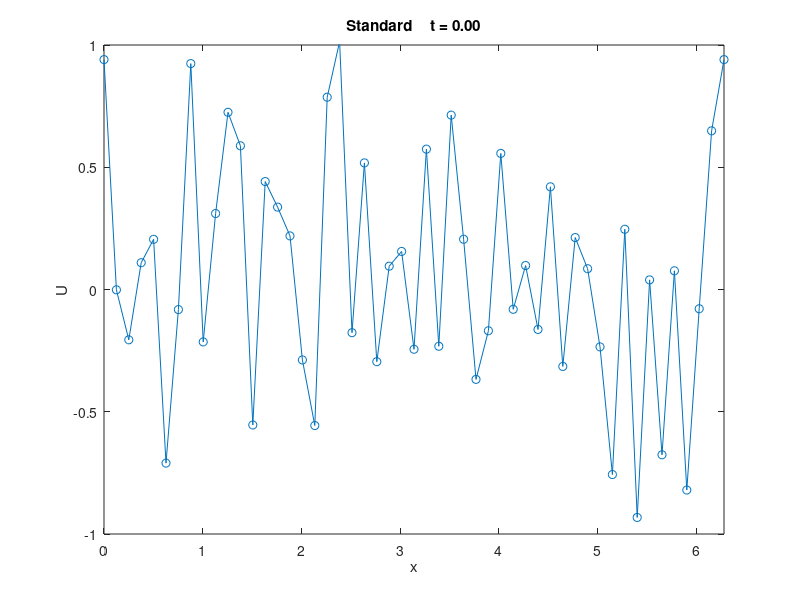
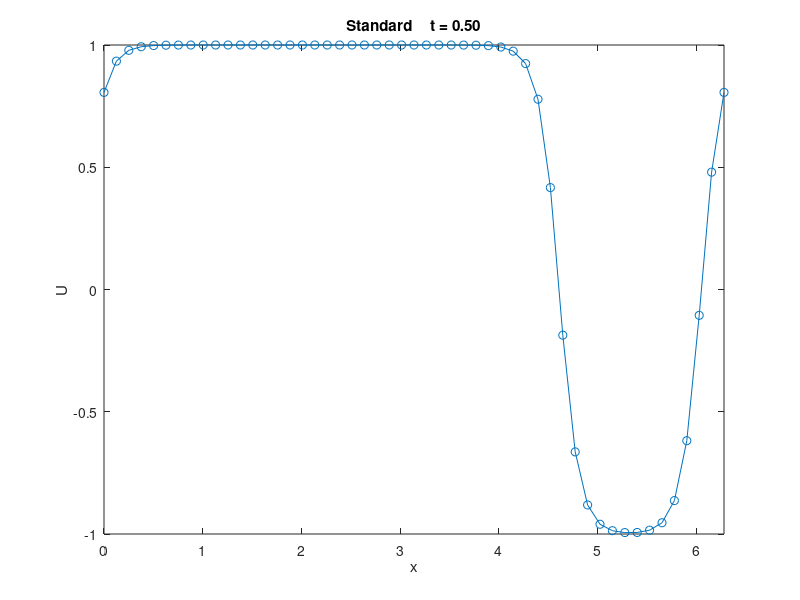

MATLAB code for these plots, in order: (Note: this script raises an error after producing the figures.)
% Heat Equation with periodic boundary conditions.
clf;
clc;
clear all;

%addpath('./mole_MATLAB/')

%Settings %%%%
N = 50; % number of grid points

explicit = 1;
plots = true;
plot_frequency = 20 * N;
skip_standard = false;
allen_cahn = true;

% Shared problem parameters

% Heat Equation
coeff=(1/.15).^2;  %Coefficient needed for Allen-Cahn PDE.
alpha = 1.0; % thermal diffusivity.

% X Domain
a = 0;
b = 2*pi;
dx = (b-a)/N;

% Time Domain
t0 = 0;
tf = 0.5;
dt = dx^2/(4*alpha); % Von Neumann Stability Criterion

% Implicit "Standard" Finite Differences Approach

% X discretization
dx = (b-a)/N;
x = [0:dx:(b-dx)]'; % solution domain is u(0) to u(N) {u(x(0)) = u(x(N+1))}
x_display = [x; b];

% Time discretization
t = t0;

timesteps = 0;

% Initial Condition
if (allen_cahn)
  u0=1.2*(rand(size(x))-1*rand(size(x)));
else
  u0 = sin(3.14 * x);
end

u_display = [u0; u0(1)];
u = u0;
unew = u0;

% Finite Difference Operator Matrix
v = alpha*dt/dx^2;
a0 = v*ones(N, 1);
a1 = -2*v*ones(N, 1);
A = spdiags([a0 a1 a0], [-1 0 1], N, N);
A(1, N) = v;
A(N, 1) = v;

if (explicit)
  FD = speye(size(A)) + A;
else
  FD = speye(size(A)) - A;
end

figures_so_far = 1;

if (skip_standard == 0)

% Integrate
while (t < tf)
    % update U
    if (explicit)
      unew = FD * u;
    else
      unew = FD \ u;
    end

    if (allen_cahn)
      unew = unew - coeff*dt*(u.^3-u);
    end

    % timestep
    timesteps = timesteps+1;
    t = timesteps*dt;

    % Make a plot every few timesteps and on the last timestep.
    if (plots && (mod(timesteps-1, plot_frequency) == 0 || t >= tf))
      u_display = [u; u(1)];
      figure(figures_so_far);
      figures_so_far = figures_so_far + 1;
      plot(x_display, u_display, 'o-');
      str = sprintf('Standard \t t = %.2f', t);
      title(str)
      xlabel('x')
      ylabel('U')
      xlim([a b]);
      ylim([-1 1]);
    end

    u = unew;
end
end


% Implicit Mimetic Finite Differences Approach

% X discretization
x = [a (a+dx/2):dx:(b-dx/2)]';
x_display = [x; b];

% Time discretization
t = t0;
timesteps = 0;

% Initial Condition
if (allen_cahn)
  u0=1.2*(rand(size(x))-1*rand(size(x)));
else
  u0 = sin(3.14 * x);
end
u_display = [u0; u0(1)];
u = u0;
unew = u0;

% Mimetic Operator Matrix
order = 2;

% Instead of using MOLE's lap(), construct laplacian from div and grad ourselves.
% This lets us impose boundary conditions on D and G as needed.
D = div(order, N, dx); % 1D Mimetic divergence operator
G = grad(order, N, dx);

% Periodic BC imposed on the divergence operator
D(1,2) = 1/(2*dx);
D(1,end-1) = -1/(2*dx);
D(end,2) = 1/(2*dx);
D(end,end-1) = -1/(2*dx);

% Periodic BC imposed on the gradient operator
temp = G(end, :);
G(end,:) = G(end,:) - G(1,:);
G(1,:) = G(1,:) - temp;

% Apply the rule that U(1) == U(end), and drop last row/column.
L = D*G;
L(:, 1) = L(:, 1) + L(:, end);
L = L(1:end-1,1:end-1);

if (explicit)
  MFD = speye(size(L)) + alpha*dt*L;
else
  MFD = speye(size(L)) - alpha*dt*L;
end

% Integrate
coeff=(1/.15).^2;  %Coefficient needed for Allen-Cahn PDE.
while (t < tf)
    % update U
    if (explicit)
      unew = MFD * u;
    else
      unew = MFD \ u;
    end

    if (allen_cahn)
      unew = unew - coeff*dt*(u.^3-u);
    end

    % timestep
    timesteps = timesteps+1;
    t = timesteps*dt;

    % Make a plot every few timesteps and on the last timestep.
    if (plots && (mod(timesteps-1, plot_frequency) == 0 || t >= tf))
      u_display = [u; u(1)];
      figure(figures_so_far);
      figures_so_far = figures_so_far + 1;
      plot(x_display, u_display, 'o-');
      str = sprintf('Mimetic \t t = %.2f', t);
      title(str)
      xlabel('x')
      ylabel('U')
      xlim([a b]);
      ylim([-1 1]);
    end

    u = unew;
end
